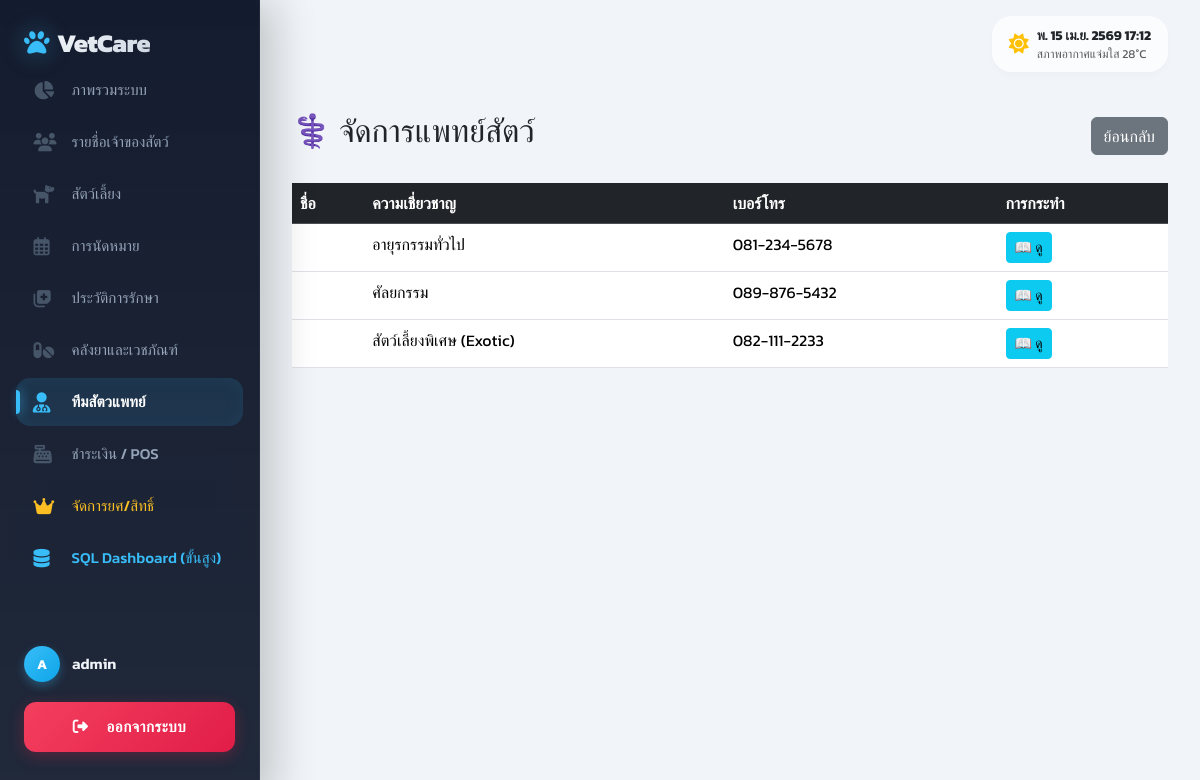
Screenshot of /admin-backend/vets/ (signed in) with the database file from the repository.
### myapp/models.py (models this page shows, shortened)
class Vet(models.Model):
    doctor_id = models.CharField(max_length=50, blank=True, null=True, verbose_name='รหัสแพทย์')
    license_no = models.CharField(max_length=50, blank=True, null=True, verbose_name='เลขที่ใบอนุญาตประกอบวิชาชีพ')
    role_choices = [
        ('แพทย์ฝึกหัด', 'แพทย์ฝึกหัด'),
        ('สัตวแพทย์', 'สัตวแพทย์'),
        ('สัตวแพทย์อาวุโส', 'สัตวแพทย์อาวุโส')
    ]
    role_level = models.CharField(max_length=50, choices=role_choices, blank=True, null=True, verbose_name='ระดับตำแหน่ง')
    first_name = models.CharField(max_length=100, blank=True, null=True, verbose_name='ชื่อ')
    last_name = models.CharField(max_length=100, blank=True, null=True, verbose_name='นามสกุล')
    national_id = models.CharField(max_length=20, blank=True, null=True, verbose_name='เลขประจำตัวประชาชน')
    specialization_choices = [
        ('อายุรกรรมทั่วไป', 'อายุรกรรมทั่วไป'),
        ('ศัลยกรรม', 'ศัลยกรรม'),
        ('สัตว์เลี้ยงพิเศษ (Exotic)', 'สัตว์เลี้ยงพิเศษ (Exotic)'),
        ('โรคผิวหนัง', 'โรคผิวหนัง'),
        ('หัวใจและหลอดเลือด', 'หัวใจและหลอดเลือด'),
        ('จักษุวิทยา', 'จักษุวิทยา')
    ]
    specialization = models.CharField(max_length=100, choices=specialization_choices, blank=True, null=True, verbose_name='สาขาความเชี่ยวชาญ')
    degree = models.CharField(max_length=100, blank=True, null=True, verbose_name='วุฒิการศึกษา')
    university = models.CharField(max_length=100, blank=True, null=True, verbose_name='มหาวิทยาลัย')
    license_expiry = models.DateField(blank=True, null=True, verbose_name='วันหมดอายุใบอนุญาต')
    address_1 = models.CharField(max_length=255, blank=True, null=True, verbose_name='ที่อยู่บรรทัดที่ 1')
    address_2 = models.CharField(max_length=255, blank=True, null=True, verbose_name='ที่อยู่บรรทัดที่ 2')
    phone = models.CharField(max_length=15, blank=True, null=True, verbose_name='เบอร์มือถือ')
    email = models.EmailField(blank=True, null=True, verbose_name='อีเมล')
    working_hours = models.TextField(blank=True, null=True, verbose_name='ตารางปฏิบัติงาน')
    remarks = models.TextField(blank=True, null=True, verbose_name='หมายเหตุ')
    image = models.ImageField(upload_to='vet_images/', blank=True, null=True, verbose_name='รูปถ่ายแพทย์')

### myapp/views.py (the view)
# urls.py: path('admin-backend/vets/', staff_required_redirect(views.admin_vets), name='admin_vets'),
def admin_vets(request):
    vets = Vet.objects.all()
    return render(request, 'myapp/admin/admin_vets.html', {'vets': vets})

### myapp/views.py (called while the page is built)
def staff_required_redirect(view_func):
    @wraps(view_func)
    def _wrapped_view(request, *args, **kwargs):
        if not request.user.is_authenticated:
            return redirect('login')
        if not request.user.is_staff:
            messages.warning(request, "ขออภัย! คุณไม่มีสิทธิ์เข้าถึงหน้านี้ (เฉพาะพนักงาน)")
            return redirect('client_dashboard')
        return view_func(request, *args, **kwargs)
    return _wrapped_view

### myapp/templates/myapp/admin/admin_vets.html (shortened to what this page needs)
{% extends 'myapp/core/base.html' %}
{% block content %}
<div class="d-flex justify-content-between align-items-center mb-4">
    <h2>⚕️ จัดการแพทย์สัตว์</h2>
    <a href="{% url 'admin_dashboard' %}" class="btn btn-secondary">ย้อนกลับ</a>
</div>
{% if vets %}
    <div class="table-responsive">
        <table class="table table-hover">
            <thead class="table-dark">
                <tr>
                    <th>ชื่อ</th>
                    <th>ความเชี่ยวชาญ</th>
                    <th>เบอร์โทร</th>
                    <th>การกระทำ</th>
                </tr>
            </thead>
            <tbody>
                {% for vet in vets %}
                <tr>
                    <td><strong>{{ vet.name }}</strong></td>
                    <td>{{ vet.specialization }}</td>
                    <td>{{ vet.phone }}</td>
                    <td>
                        <a href="{% url 'vet_detail' vet.pk %}" class="btn btn-sm btn-info">📖 ดู</a>
                    </td>
                </tr>
                {% endfor %}
            </tbody>
        </table>
    </div>
{% else %}
    {% include 'myapp/includes/empty_state.html' with title='ไม่มีข้อมูล' message='ไม่มีข้อมูลแพทย์สัตว์' %}
{% endif %}
{% endblock %}

### myapp/templates/myapp/core/base.html (shortened to what this page needs)
<!DOCTYPE html>
<html lang="th" data-bs-theme="light">
<head>
    <link href="https://cdn.jsdelivr.net/npm/bootstrap@5.3.3/dist/css/bootstrap.min.css" rel="stylesheet">
    <link rel="stylesheet" href="https://cdnjs.cloudflare.com/ajax/libs/font-awesome/6.4.0/css/all.min.css">
</head>
<body>
    {% if request.user.is_authenticated %}
    <aside class="sidebar d-flex flex-column" id="sidebar">
        <div class="sidebar-header d-flex justify-content-between align-items-center mb-1">
            <a href="{% url 'dashboard' %}" class="sidebar-brand mb-0">
                <i class="fas fa-paw me-2"></i> VetCare
            </a>
        </div>
        <div class="sidebar-content">
            <ul class="nav flex-column nav-sidebar w-100">
                <li class="nav-item">
                    <a class="nav-link {% if request.path == '/' or '/dashboard' in request.path %}active{% endif %}" href="{% url 'dashboard' %}">
                        <i class="fas fa-chart-pie"></i> ภาพรวมระบบ
                    </a>
                </li>
                <li class="nav-item">
                    <a class="nav-link {% if '/owners' in request.path %}active{% endif %}" href="{% url 'owner_list' %}">
                        <i class="fas fa-users"></i> รายชื่อเจ้าของสัตว์
                    </a>
                </li>
                <li class="nav-item">
                    <a class="nav-link {% if '/pets' in request.path %}active{% endif %}" href="{% url 'pet_list' %}">
                        <i class="fas fa-dog"></i> สัตว์เลี้ยง
                    </a>
                </li>
                <li class="nav-item">
                    <a class="nav-link {% if '/appointments' in request.path %}active{% endif %}" href="{% url 'appointment_list' %}">
                        <i class="far fa-calendar-alt"></i> การนัดหมาย
                    </a>
                </li>
                <li class="nav-item">
                    <a class="nav-link {% if '/medical-records' in request.path %}active{% endif %}" href="{% url 'medical_record_list' %}">
                        <i class="fas fa-notes-medical"></i> ประวัติการรักษา
                    </a>
                </li>
                <li class="nav-item">
                    <a class="nav-link {% if '/medicines' in request.path %}active{% endif %}" href="{% url 'medicine_list' %}">
                        <i class="fas fa-pills"></i> คลังยาและเวชภัณฑ์
                    </a>
                </li>
                <li class="nav-item">
                    <a class="nav-link {% if '/vets' in request.path %}active{% endif %}" href="{% url 'vet_list' %}">
                        <i class="fas fa-user-md"></i> ทีมสัตวแพทย์
                    </a>
                </li>
                <li class="nav-item">
                    <a class="nav-link {% if '/pos' in request.path %}active{% endif %}" href="{% url 'pos' %}">
                        <i class="fas fa-cash-register"></i> ชำระเงิน / POS
                    </a>
                </li>
                {% if request.user.is_superuser %}
                <li class="nav-item">
                    <a class="nav-link theme-gold {% if '/users' in request.path %}active{% endif %}" href="{% url 'admin_user_management' %}">
                        <i class="fas fa-crown"></i> จัดการยศ/สิทธิ์
                    </a>
                </li>
                <li class="nav-item">
                    <a class="nav-link theme-cyan {% if '/sql-dashboard' in request.path %}active{% endif %}" href="{% url 'sql_clinic_dashboard' %}">
                        <i class="fas fa-database"></i> SQL Dashboard (ขั้นสูง)
                    </a>
                </li>
                {% endif %}
            </ul>
        </div>
        <div class="sidebar-footer">
            <div class="user-profile-mini">
                <div class="avatar-circle">
                    {{ request.user.username|make_list|first|upper }}
                </div>
                <div class="username">
                    {% if request.user.first_name %}{{ request.user.first_name }}{% else %}{{ request.user.username }}{% endif %}
                </div>
            </div>
            <form action="{% url 'logout' %}" method="post" class="px-0">
                <button type="submit" class="btn btn-logout-premium">
                    <i class="fas fa-sign-out-alt me-2"></i>ออกจากระบบ
                </button>
            </form>
        </div>
    </aside>
    {% endif %}
    {% if request.user.is_authenticated %}
    <header class="navbar-top d-flex justify-content-between align-items-center">
        <div class="d-flex align-items-center gap-3">
            <div class="glass-widget d-none d-md-flex align-items-center">
                <i class="fas fa-sun text-warning me-2 fs-5"></i>
                <div>
                    <div class="fw-bold" style="font-size: 0.85rem;" id="datetimeWidget">Loading...</div>
                    <div class="text-muted" style="font-size: 0.75rem;">สภาพอากาศแจ่มใส 28°C</div>
                </div>
            </div>
        </div>
    </header>
    {% endif %}
    <main class="main-wrapper">
        <div class="container-fluid px-0">
            {% block content %}{% endblock %}
        </div>
    </main>
</body>
</html>

### rows the page displays
Vet: specialization "อายุรกรรมทั่วไป", phone "081-234-5678"
Vet: specialization "ศัลยกรรม", phone "089-876-5432"
Vet: specialization "สัตว์เลี้ยงพิเศษ (Exotic)", phone "082-111-2233"

### other values shown
{{ request.user.username|make_list|first|upper }} "A"
{{ request.user.first_name }} "admin"
